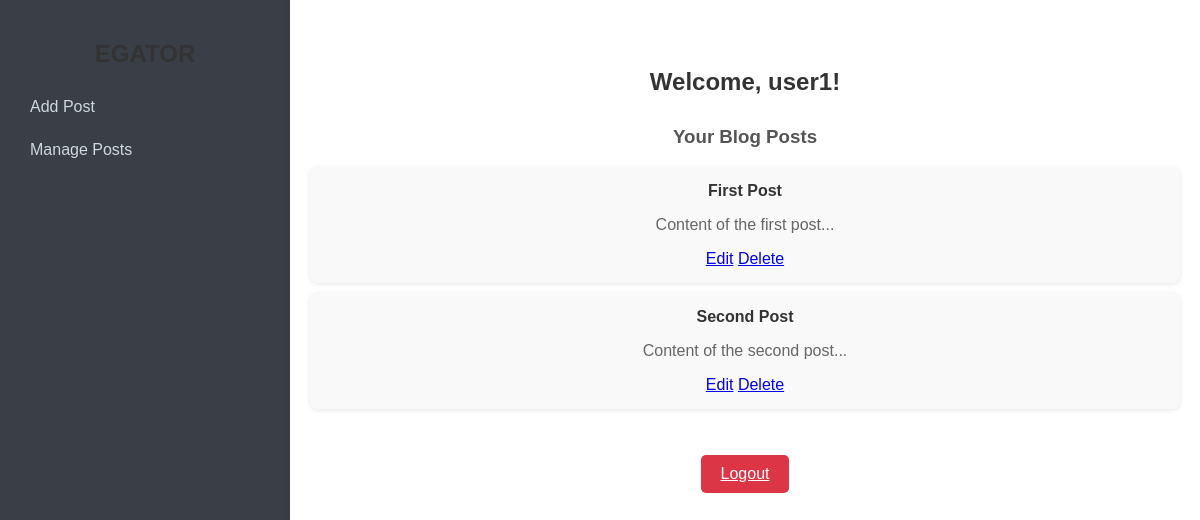
/dashboard.php (signed in), run on the app's committed database.
### tables this page shows
CREATE TABLE blog_posts (
    id INT AUTO_INCREMENT PRIMARY KEY,
    title VARCHAR(100) NOT NULL,
    content TEXT NOT NULL,
    user_id INT NOT NULL,
    status ENUM('draft', 'published') DEFAULT 'draft',
    tags VARCHAR(100),
    created_at TIMESTAMP DEFAULT CURRENT_TIMESTAMP,
    updated_at TIMESTAMP DEFAULT CURRENT_TIMESTAMP ON UPDATE CURRENT_TIMESTAMP,
    is_draft BOOLEAN DEFAULT TRUE,
    FOREIGN KEY (user_id) REFERENCES users(id)
);

### dashboard.php (the view, shortened to what this page needs)
<?php
require 'config.php';
$user_id = $_SESSION['user_id'];
$sql = "SELECT * FROM blog_posts WHERE user_id = ?";
$stmt = $conn->prepare($sql);
$stmt->bind_param("i", $user_id);
$stmt->execute();
$result = $stmt->get_result();
?>
<!DOCTYPE html>
<html lang="en">
<head>
    <link rel="stylesheet" href="https://cdnjs.cloudflare.com/ajax/libs/font-awesome/6.0.0-beta3/css/all.min.css">
</head>
<body>
    <div class="dashboard_container">
        <div class="sidebar">
            <h2>EGATOR</h2>
            <a href="add_post.php">Add Post</a>
            <a href="manage_posts.php">Manage Posts</a>
        </div>
        <div class="main_content">
        <a href="#" class="nav_logo">Logo</a>
            <h2>Welcome, <?php echo htmlspecialchars($_SESSION['username']); ?>!</h2>
            <h3>Your Blog Posts</h3>
            <ul>
                <?php while ($row = $result->fetch_assoc()): ?>
                    <li>
                        <h4><?php echo htmlspecialchars($row['title']); ?></h4>
                        <p><?php echo htmlspecialchars(substr($row['content'], 0, 100)); ?>...</p>
                        <a href="edit_post.php?id=<?php echo $row['id']; ?>">Edit</a>
                        <a href="delete_post.php?id=<?php echo $row['id']; ?>">Delete</a>
                    </li>
                <?php endwhile; ?>
            </ul>
            <a href="Logout.php" class="logout">Logout</a>
        </div>
    </div>
</body>
</html>

### dashboard.php (style rules this page uses)
body { font-family: 'Arial', sans-serif; margin: 0; padding: 0; background-color: #f0f0f0; }
.dashboard_container { display: flex; width: 100%; min-height: 100vh; }
.sidebar { width: 250px; background-color: #3a3f47; padding: 20px; color: white; min-height: 100vh; }
.sidebar h2 { text-align: center; margin-bottom: 20px; }
.sidebar a { display: block; color: #cfd8dc; text-decoration: none; padding: 10px; margin: 5px 0; transition: background-color 0.3s; }
.main_content { flex-grow: 1; padding: 20px; background-color: white; min-height: 100vh; box-shadow: 0 0 10px rgba(0, 0, 0, 0.1); text-align: center; }
h2 { color: #333; margin-bottom: 20px; }
h3 { margin-top: 30px; color: #555; }
ul { list-style: none; padding: 0; }
li { background: #f9f9f9; border-radius: 8px; padding: 15px; margin: 10px 0; box-shadow: 0 1px 5px rgba(0, 0, 0, 0.1); }
h4 { margin: 0; color: #333; }
p { color: #666; }
.logout { margin-top: 30px; display: inline-block; background-color: #dc3545; color: white; padding: 10px 20px; border: none; border-radius: 5px; transition: background-color 0.3s; }
.nav_logo { color: #fff; font-size: 24px; text-decoration: none; }

### data on the page
blog_posts: title "First Post", content "Content of the first post"
blog_posts: title "Second Post", content "Content of the second post"

### other printed values
$_SESSION['username'] "user1"
